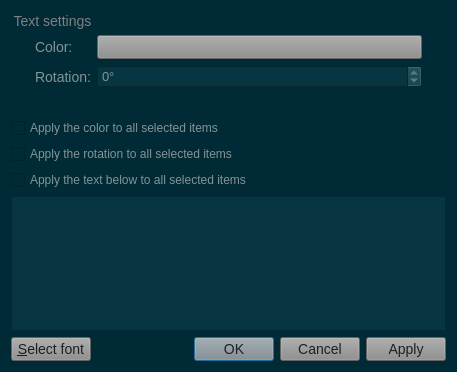
<?xml version="1.0" encoding="UTF-8"?>
<ui version="4.0">
 <class>TextEditorDialog</class>
 <widget class="QDialog" name="TextEditorDialog">
  <property name="geometry">
   <rect>
    <x>0</x>
    <y>0</y>
    <width>457</width>
    <height>372</height>
   </rect>
  </property>
  <property name="windowTitle">
   <string>Text editor</string>
  </property>
  <property name="styleSheet">
   <string notr="true">QWidget{
	background-color: #002b36;
}
QMenuBar::item{
	background-color: #002b36;
}
QDockWidget::title{
	background: #073642;
	padding-left: 5px;
}
QDockWidget, QMenuBar{
    color: #839496;
    font: bold 14px;
}
QTextEdit, QPlainTextEdit, QLineEdit, QSpinBox, QComboBox {
  background-color: #073642;
  font: 13px;
  color: #839496;
}
QTextEdit#uiConsoleTextEdit {
  background-color: #002b36;
  color: #839496;
  font: 13px;
}
QTabWidget {
	font: 14px;
	border-top: 2px;
}
QTabBar::tab {
    background: #073642;
    color: #839496;
    min-width: 8ex;
    padding: 2px;
	border-top-right-radius: 6px;
	border-top-left-radius: 6px;
}
QTabBar::tab:selected {
    background: #8a8a8a;
	color: #1d2021;
}
QGroupBox {
    color: #808080;
    font: 14px;
    padding: 15px;
    border-style: none;
}
QMainWindow::separator {
	background: #073642;
	width: 1px;
	height: 1px;
}
QComboBox {
	selection-background-color: #d75f00;
	selection-color: #1c1c1c;
}

QToolBar{
	background: #073642;
	border: 0px;
}
QPushButton {
	background-color: #8a8a8a;
    color: #1d2021;
	font: 14px;
}
QToolButton {
	background-color: #8a8a8a;
    color: #1d2021;
	font: 14px;
}
QTreeWidget, QListWidget {
	background-color: #002b36;
	color: #839496;
    alternate-background-color: #073642;
	font: 14px;
}
QTreeWidget#uiTreeWidget {
	background-color: #073642;
	color: #839496;
	font: bold 16px;
}
QTreeWidget::item:selected, QTreeWidget::item:hover, QMenu::item:selected,QToolButton::hover,QPushButton::hover,QTabBar::tab:hover {
	background-color: #d75f00;
	color: #1c1c1c;
}
QMenu {
	background-color: #002b36;
    color: #839496;
}
QLabel {
	color: #839496;
	font: 14px;
}
QLabel#uiTitleLabel {
	color: #839496;
	font: bold 16px;
}

QAbstractScrollArea::corner {
    background: #002b36;
}
QScrollBar::handle:horizontal {
    background: #073642;
    min-width: 20px;
}
QScrollBar::handle:vertical {
    background: #073642;
    min-width: 20px;
}
QScrollBar:vertical {
    width: 6px;
}
QScrollBar:horizontal {
    height: 6px;
}
QScrollBar::up-arrow:vertical, QScrollBar::down-arrow:vertical, QScrollBar::down-arrow:horizontal, QScrollBar::up-arrow:horizontal { 
	border: 0px;
    height: 0px; 
    width: 0px; 
}
         
QScrollBar::add-page:horizontal, QScrollBar::sub-page:horizontal, QScrollBar::add-page:vertical, QScrollBar::sub-page:vertical {
  background: none
}
QStatusBar {
	background-color: #073642;
	color: #839496;
}

QRadioButton, QCheckBox {
  color: #839496;
}
QRadioButton::disabled, QCheckBox::disabled {
  color: gray;
}


</string>
  </property>
  <property name="modal">
   <bool>true</bool>
  </property>
  <layout class="QVBoxLayout" name="verticalLayout">
   <item>
    <widget class="QGroupBox" name="uiTextSettingsGroupBox">
     <property name="title">
      <string>Text settings</string>
     </property>
     <layout class="QGridLayout" name="gridLayout">
      <item row="0" column="0">
       <widget class="QLabel" name="uiColorLabel">
        <property name="text">
         <string>Color:</string>
        </property>
       </widget>
      </item>
      <item row="0" column="1">
       <widget class="QPushButton" name="uiColorPushButton">
        <property name="text">
         <string/>
        </property>
       </widget>
      </item>
      <item row="2" column="0">
       <widget class="QLabel" name="uiRotationLabel">
        <property name="text">
         <string>Rotation:</string>
        </property>
       </widget>
      </item>
      <item row="2" column="1">
       <widget class="QSpinBox" name="uiRotationSpinBox">
        <property name="sizePolicy">
         <sizepolicy hsizetype="Expanding" vsizetype="Fixed">
          <horstretch>0</horstretch>
          <verstretch>0</verstretch>
         </sizepolicy>
        </property>
        <property name="toolTip">
         <string>Rotation can be ajusted on the scene for a selected item while
editing (notes only) with ALT and '+' (or P) / ALT and '-' (or M)</string>
        </property>
        <property name="suffix">
         <string>°</string>
        </property>
        <property name="minimum">
         <number>-360</number>
        </property>
        <property name="maximum">
         <number>360</number>
        </property>
       </widget>
      </item>
     </layout>
    </widget>
   </item>
   <item>
    <widget class="QCheckBox" name="uiApplyColorToAllItemsCheckBox">
     <property name="text">
      <string>Apply the color to all selected items</string>
     </property>
    </widget>
   </item>
   <item>
    <widget class="QCheckBox" name="uiApplyRotationToAllItemsCheckBox">
     <property name="text">
      <string>Apply the rotation to all selected items</string>
     </property>
    </widget>
   </item>
   <item>
    <widget class="QCheckBox" name="uiApplyTextToAllItemsCheckBox">
     <property name="text">
      <string>Apply the text below to all selected items</string>
     </property>
    </widget>
   </item>
   <item>
    <widget class="QPlainTextEdit" name="uiPlainTextEdit"/>
   </item>
   <item>
    <layout class="QHBoxLayout" name="horizontalLayout">
     <item>
      <widget class="QPushButton" name="uiFontPushButton">
       <property name="text">
        <string>&amp;Select font</string>
       </property>
      </widget>
     </item>
     <item>
      <spacer name="horizontalSpacer">
       <property name="orientation">
        <enum>Qt::Horizontal</enum>
       </property>
       <property name="sizeHint" stdset="0">
        <size>
         <width>40</width>
         <height>20</height>
        </size>
       </property>
      </spacer>
     </item>
     <item>
      <widget class="QDialogButtonBox" name="uiButtonBox">
       <property name="orientation">
        <enum>Qt::Horizontal</enum>
       </property>
       <property name="standardButtons">
        <set>QDialogButtonBox::Apply|QDialogButtonBox::Cancel|QDialogButtonBox::Ok</set>
       </property>
      </widget>
     </item>
    </layout>
   </item>
   <item>
    <spacer name="verticalSpacer">
     <property name="orientation">
      <enum>Qt::Vertical</enum>
     </property>
     <property name="sizeHint" stdset="0">
      <size>
       <width>20</width>
       <height>40</height>
      </size>
     </property>
    </spacer>
   </item>
  </layout>
 </widget>
 <resources>
  <include location="../../resources/resources.qrc"/>
 </resources>
 <connections>
  <connection>
   <sender>uiButtonBox</sender>
   <signal>accepted()</signal>
   <receiver>TextEditorDialog</receiver>
   <slot>accept()</slot>
   <hints>
    <hint type="sourcelabel">
     <x>248</x>
     <y>254</y>
    </hint>
    <hint type="destinationlabel">
     <x>157</x>
     <y>274</y>
    </hint>
   </hints>
  </connection>
  <connection>
   <sender>uiButtonBox</sender>
   <signal>rejected()</signal>
   <receiver>TextEditorDialog</receiver>
   <slot>reject()</slot>
   <hints>
    <hint type="sourcelabel">
     <x>316</x>
     <y>260</y>
    </hint>
    <hint type="destinationlabel">
     <x>286</x>
     <y>274</y>
    </hint>
   </hints>
  </connection>
 </connections>
</ui>
